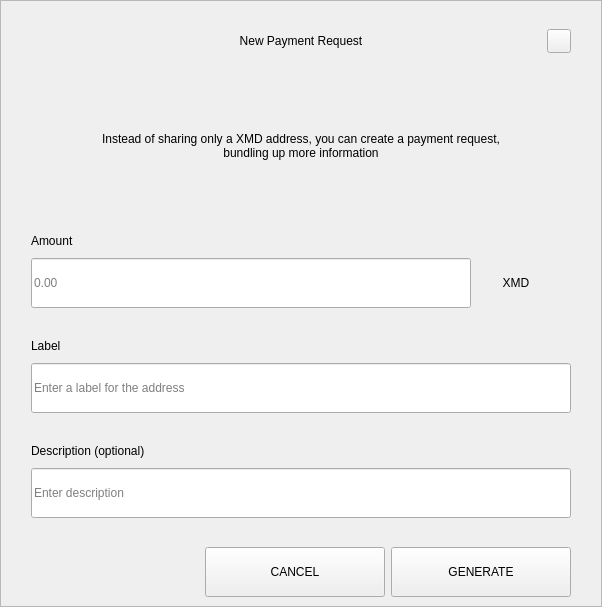
<?xml version="1.0" encoding="UTF-8"?>
<ui version="4.0">
 <class>RequestDialog</class>
 <widget class="QDialog" name="RequestDialog">
  <property name="geometry">
   <rect>
    <x>0</x>
    <y>0</y>
    <width>602</width>
    <height>607</height>
   </rect>
  </property>
  <property name="windowTitle">
   <string>Dialog</string>
  </property>
  <layout class="QVBoxLayout" name="verticalLayout_5">
   <property name="spacing">
    <number>0</number>
   </property>
   <property name="leftMargin">
    <number>0</number>
   </property>
   <property name="topMargin">
    <number>0</number>
   </property>
   <property name="rightMargin">
    <number>0</number>
   </property>
   <property name="bottomMargin">
    <number>0</number>
   </property>
   <item>
    <widget class="QFrame" name="frame">
     <property name="styleSheet">
      <string notr="true"/>
     </property>
     <property name="frameShape">
      <enum>QFrame::StyledPanel</enum>
     </property>
     <property name="frameShadow">
      <enum>QFrame::Raised</enum>
     </property>
     <layout class="QVBoxLayout" name="verticalLayout_4" stretch="1,0,0">
      <property name="spacing">
       <number>0</number>
      </property>
      <property name="leftMargin">
       <number>30</number>
      </property>
      <property name="topMargin">
       <number>20</number>
      </property>
      <property name="rightMargin">
       <number>30</number>
      </property>
      <property name="bottomMargin">
       <number>0</number>
      </property>
      <item>
       <layout class="QHBoxLayout" name="horizontalLayout_3">
        <property name="spacing">
         <number>0</number>
        </property>
        <item>
         <spacer name="horizontalSpacer_21">
          <property name="orientation">
           <enum>Qt::Horizontal</enum>
          </property>
          <property name="sizeHint" stdset="0">
           <size>
            <width>40</width>
            <height>20</height>
           </size>
          </property>
         </spacer>
        </item>
        <item>
         <widget class="QLabel" name="labelTitle">
          <property name="minimumSize">
           <size>
            <width>0</width>
            <height>40</height>
           </size>
          </property>
          <property name="maximumSize">
           <size>
            <width>16777215</width>
            <height>40</height>
           </size>
          </property>
          <property name="styleSheet">
           <string notr="true">padding-left:24px;</string>
          </property>
          <property name="text">
           <string>New Payment Request</string>
          </property>
          <property name="alignment">
           <set>Qt::AlignCenter</set>
          </property>
          <property name="margin">
           <number>7</number>
          </property>
         </widget>
        </item>
        <item>
         <spacer name="horizontalSpacer">
          <property name="orientation">
           <enum>Qt::Horizontal</enum>
          </property>
          <property name="sizeHint" stdset="0">
           <size>
            <width>40</width>
            <height>20</height>
           </size>
          </property>
         </spacer>
        </item>
        <item>
         <widget class="QPushButton" name="btnEsc">
          <property name="minimumSize">
           <size>
            <width>24</width>
            <height>24</height>
           </size>
          </property>
          <property name="maximumSize">
           <size>
            <width>24</width>
            <height>24</height>
           </size>
          </property>
          <property name="focusPolicy">
           <enum>Qt::NoFocus</enum>
          </property>
          <property name="text">
           <string/>
          </property>
         </widget>
        </item>
       </layout>
      </item>
      <item>
       <widget class="QStackedWidget" name="stack">
        <property name="minimumSize">
         <size>
          <width>540</width>
          <height>0</height>
         </size>
        </property>
        <property name="maximumSize">
         <size>
          <width>540</width>
          <height>16777215</height>
         </size>
        </property>
        <property name="currentIndex">
         <number>0</number>
        </property>
        <widget class="QWidget" name="page_1">
         <property name="minimumSize">
          <size>
           <width>540</width>
           <height>0</height>
          </size>
         </property>
         <property name="maximumSize">
          <size>
           <width>540</width>
           <height>16777215</height>
          </size>
         </property>
         <layout class="QVBoxLayout" name="layout1">
          <property name="spacing">
           <number>0</number>
          </property>
          <property name="leftMargin">
           <number>0</number>
          </property>
          <property name="topMargin">
           <number>0</number>
          </property>
          <property name="rightMargin">
           <number>0</number>
          </property>
          <property name="bottomMargin">
           <number>0</number>
          </property>
          <item>
           <spacer name="verticalSpacer_21">
            <property name="orientation">
             <enum>Qt::Vertical</enum>
            </property>
            <property name="sizeType">
             <enum>QSizePolicy::Fixed</enum>
            </property>
            <property name="sizeHint" stdset="0">
             <size>
              <width>20</width>
              <height>30</height>
             </size>
            </property>
           </spacer>
          </item>
          <item alignment="Qt::AlignHCenter">
           <widget class="QLabel" name="labelMessage">
            <property name="minimumSize">
             <size>
              <width>400</width>
              <height>50</height>
             </size>
            </property>
            <property name="text">
             <string>Instead of sharing only a XMD address, you can create a payment request, bundling up more information</string>
            </property>
            <property name="alignment">
             <set>Qt::AlignCenter</set>
            </property>
            <property name="wordWrap">
             <bool>true</bool>
            </property>
           </widget>
          </item>
          <item alignment="Qt::AlignBottom">
           <widget class="QWidget" name="containerAmount" native="true">
            <layout class="QVBoxLayout" name="verticalLayout">
             <property name="spacing">
              <number>9</number>
             </property>
             <property name="leftMargin">
              <number>0</number>
             </property>
             <property name="topMargin">
              <number>0</number>
             </property>
             <property name="rightMargin">
              <number>0</number>
             </property>
             <property name="bottomMargin">
              <number>0</number>
             </property>
             <item>
              <widget class="QLabel" name="labelSubtitleAmount">
               <property name="minimumSize">
                <size>
                 <width>350</width>
                 <height>16</height>
                </size>
               </property>
               <property name="maximumSize">
                <size>
                 <width>16777215</width>
                 <height>16</height>
                </size>
               </property>
               <property name="text">
                <string>Amount</string>
               </property>
              </widget>
             </item>
             <item alignment="Qt::AlignTop">
              <widget class="QWidget" name="layoutAmount" native="true">
               <layout class="QHBoxLayout" name="horizontalLayout" stretch="2,0">
                <property name="spacing">
                 <number>0</number>
                </property>
                <property name="leftMargin">
                 <number>0</number>
                </property>
                <property name="topMargin">
                 <number>0</number>
                </property>
                <property name="rightMargin">
                 <number>0</number>
                </property>
                <property name="bottomMargin">
                 <number>0</number>
                </property>
                <item>
                 <widget class="QLineEdit" name="lineEditAmount">
                  <property name="minimumSize">
                   <size>
                    <width>0</width>
                    <height>50</height>
                   </size>
                  </property>
                  <property name="maximumSize">
                   <size>
                    <width>16777215</width>
                    <height>50</height>
                   </size>
                  </property>
                  <property name="placeholderText">
                   <string notr="true">0.00</string>
                  </property>
                 </widget>
                </item>
                <item>
                 <widget class="QWidget" name="comboContainer" native="true">
                  <property name="minimumSize">
                   <size>
                    <width>100</width>
                    <height>50</height>
                   </size>
                  </property>
                  <property name="maximumSize">
                   <size>
                    <width>16777215</width>
                    <height>50</height>
                   </size>
                  </property>
                  <layout class="QHBoxLayout" name="horizontalLayout_31">
                   <property name="spacing">
                    <number>0</number>
                   </property>
                   <property name="leftMargin">
                    <number>0</number>
                   </property>
                   <property name="topMargin">
                    <number>0</number>
                   </property>
                   <property name="rightMargin">
                    <number>10</number>
                   </property>
                   <property name="bottomMargin">
                    <number>0</number>
                   </property>
                   <item>
                    <widget class="QLabel" name="comboBoxCoin">
                     <property name="text">
                      <string>XMD</string>
                     </property>
                     <property name="alignment">
                      <set>Qt::AlignCenter</set>
                     </property>
                    </widget>
                   </item>
                  </layout>
                 </widget>
                </item>
               </layout>
              </widget>
             </item>
            </layout>
           </widget>
          </item>
          <item>
           <spacer name="verticalSpacer_31">
            <property name="orientation">
             <enum>Qt::Vertical</enum>
            </property>
            <property name="sizeType">
             <enum>QSizePolicy::Fixed</enum>
            </property>
            <property name="sizeHint" stdset="0">
             <size>
              <width>20</width>
              <height>30</height>
             </size>
            </property>
           </spacer>
          </item>
          <item>
           <layout class="QVBoxLayout" name="verticalLayoutLabel">
            <property name="spacing">
             <number>9</number>
            </property>
            <item>
             <widget class="QLabel" name="labelSubtitleLabel">
              <property name="minimumSize">
               <size>
                <width>0</width>
                <height>16</height>
               </size>
              </property>
              <property name="maximumSize">
               <size>
                <width>16777215</width>
                <height>16</height>
               </size>
              </property>
              <property name="text">
               <string>Label</string>
              </property>
             </widget>
            </item>
            <item>
             <widget class="QLineEdit" name="lineEditLabel">
              <property name="minimumSize">
               <size>
                <width>0</width>
                <height>50</height>
               </size>
              </property>
              <property name="maximumSize">
               <size>
                <width>16777215</width>
                <height>50</height>
               </size>
              </property>
              <property name="placeholderText">
               <string>Enter a label for the address</string>
              </property>
             </widget>
            </item>
           </layout>
          </item>
          <item>
           <spacer name="verticalSpacer_34">
            <property name="orientation">
             <enum>Qt::Vertical</enum>
            </property>
            <property name="sizeType">
             <enum>QSizePolicy::Fixed</enum>
            </property>
            <property name="sizeHint" stdset="0">
             <size>
              <width>20</width>
              <height>30</height>
             </size>
            </property>
           </spacer>
          </item>
          <item>
           <layout class="QVBoxLayout" name="verticalLayoutDescription">
            <property name="spacing">
             <number>9</number>
            </property>
            <item>
             <widget class="QLabel" name="labelSubtitleDescription">
              <property name="minimumSize">
               <size>
                <width>0</width>
                <height>16</height>
               </size>
              </property>
              <property name="maximumSize">
               <size>
                <width>16777215</width>
                <height>16</height>
               </size>
              </property>
              <property name="text">
               <string>Description (optional)</string>
              </property>
             </widget>
            </item>
            <item>
             <widget class="QLineEdit" name="lineEditDescription">
              <property name="minimumSize">
               <size>
                <width>0</width>
                <height>50</height>
               </size>
              </property>
              <property name="maximumSize">
               <size>
                <width>16777215</width>
                <height>50</height>
               </size>
              </property>
              <property name="placeholderText">
               <string>Enter description</string>
              </property>
             </widget>
            </item>
            <item>
             <spacer name="verticalSpacer_4">
              <property name="orientation">
               <enum>Qt::Vertical</enum>
              </property>
              <property name="sizeType">
               <enum>QSizePolicy::Fixed</enum>
              </property>
              <property name="sizeHint" stdset="0">
               <size>
                <width>20</width>
                <height>20</height>
               </size>
              </property>
             </spacer>
            </item>
           </layout>
          </item>
         </layout>
        </widget>
        <widget class="QWidget" name="page_2">
         <layout class="QVBoxLayout" name="layout2">
          <item>
           <spacer name="verticalSpacer_5">
            <property name="orientation">
             <enum>Qt::Vertical</enum>
            </property>
            <property name="sizeType">
             <enum>QSizePolicy::Fixed</enum>
            </property>
            <property name="sizeHint" stdset="0">
             <size>
              <width>20</width>
              <height>50</height>
             </size>
            </property>
           </spacer>
          </item>
          <item alignment="Qt::AlignHCenter">
           <widget class="QLabel" name="labelQrImg">
            <property name="minimumSize">
             <size>
              <width>260</width>
              <height>260</height>
             </size>
            </property>
            <property name="maximumSize">
             <size>
              <width>260</width>
              <height>260</height>
             </size>
            </property>
            <property name="text">
             <string/>
            </property>
            <property name="alignment">
             <set>Qt::AlignCenter</set>
            </property>
           </widget>
          </item>
          <item>
           <spacer name="verticalSpacer_2">
            <property name="orientation">
             <enum>Qt::Vertical</enum>
            </property>
            <property name="sizeType">
             <enum>QSizePolicy::Fixed</enum>
            </property>
            <property name="sizeHint" stdset="0">
             <size>
              <width>20</width>
              <height>30</height>
             </size>
            </property>
           </spacer>
          </item>
          <item alignment="Qt::AlignHCenter">
           <widget class="QLabel" name="labelAddress">
            <property name="text">
             <string>D7VFR83SQbiezrW72hjcWJtcfip5krte2Z </string>
            </property>
           </widget>
          </item>
          <item>
           <spacer name="verticalSpacer_32">
            <property name="orientation">
             <enum>Qt::Vertical</enum>
            </property>
            <property name="sizeType">
             <enum>QSizePolicy::Expanding</enum>
            </property>
            <property name="sizeHint" stdset="0">
             <size>
              <width>20</width>
              <height>20</height>
             </size>
            </property>
           </spacer>
          </item>
          <item>
           <layout class="QHBoxLayout" name="horizontal">
            <property name="leftMargin">
             <number>20</number>
            </property>
            <property name="rightMargin">
             <number>20</number>
            </property>
            <property name="bottomMargin">
             <number>20</number>
            </property>
            <item>
             <spacer name="horizontalSpacer_4">
              <property name="orientation">
               <enum>Qt::Horizontal</enum>
              </property>
              <property name="sizeHint" stdset="0">
               <size>
                <width>40</width>
                <height>20</height>
               </size>
              </property>
             </spacer>
            </item>
            <item>
             <widget class="QPushButton" name="btnCopyAddress">
              <property name="minimumSize">
               <size>
                <width>180</width>
                <height>50</height>
               </size>
              </property>
              <property name="text">
               <string>COPY ADDRESS</string>
              </property>
             </widget>
            </item>
            <item>
             <widget class="QPushButton" name="btnCopyUrl">
              <property name="minimumSize">
               <size>
                <width>180</width>
                <height>50</height>
               </size>
              </property>
              <property name="text">
               <string>COPY URL</string>
              </property>
             </widget>
            </item>
            <item>
             <spacer name="horizontalSpacer_2">
              <property name="orientation">
               <enum>Qt::Horizontal</enum>
              </property>
              <property name="sizeHint" stdset="0">
               <size>
                <width>40</width>
                <height>20</height>
               </size>
              </property>
             </spacer>
            </item>
           </layout>
          </item>
         </layout>
        </widget>
       </widget>
      </item>
      <item>
       <widget class="QWidget" name="buttonsStack" native="true">
        <layout class="QHBoxLayout" name="horizontalLayout_5">
         <property name="leftMargin">
          <number>20</number>
         </property>
         <property name="rightMargin">
          <number>0</number>
         </property>
         <item>
          <spacer name="horizontalSpacer_41">
           <property name="orientation">
            <enum>Qt::Horizontal</enum>
           </property>
           <property name="sizeHint" stdset="0">
            <size>
             <width>40</width>
             <height>20</height>
            </size>
           </property>
          </spacer>
         </item>
         <item>
          <widget class="QPushButton" name="btnCancel">
           <property name="minimumSize">
            <size>
             <width>180</width>
             <height>50</height>
            </size>
           </property>
           <property name="focusPolicy">
            <enum>Qt::NoFocus</enum>
           </property>
           <property name="text">
            <string>CANCEL</string>
           </property>
          </widget>
         </item>
         <item>
          <widget class="QPushButton" name="btnSave">
           <property name="minimumSize">
            <size>
             <width>180</width>
             <height>50</height>
            </size>
           </property>
           <property name="focusPolicy">
            <enum>Qt::NoFocus</enum>
           </property>
           <property name="text">
            <string>GENERATE</string>
           </property>
          </widget>
         </item>
        </layout>
       </widget>
      </item>
     </layout>
    </widget>
   </item>
  </layout>
 </widget>
 <resources/>
 <connections/>
</ui>
